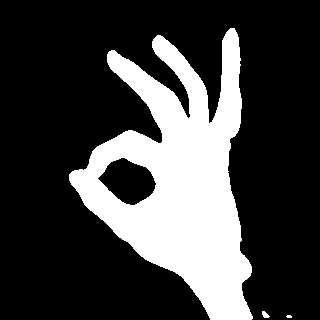
#> input picture images/okay/10.jpg, 320 x 320 px, given in place of the camera
$ python image.py
#> lines starting #> are read from the running program, lines starting #| are printed output that depends on the picture; after the words box and inside, x2 and y2 are one past the last pixel; in counts of white or black regions, pixels touching at a corner belong together
import cv2
import os
import sys

background = None
BG_WEIGHT = 0.5

cam = cv2.VideoCapture(0)

start = False
counter = 0
num_samples = 200
IMG_SAVE_PATH = 'test_img'

FRAME_WIDTH = 640
FRAME_HEIGHT = 480

region_top = 0
region_bottom = FRAME_HEIGHT * 2 // 3
region_left = FRAME_WIDTH // 2
region_right = FRAME_WIDTH

def get_region(img):
    # Separate the region of interest from the rest of the frame.
    region = img[region_top:region_bottom, region_left:region_right]
    # Make it grayscale so we can detect the edges more easily.
    region = cv2.cvtColor(region, cv2.COLOR_BGR2GRAY)
    # Use a Gaussian blur to prevent frame noise from being labeled as an edge.
    region = cv2.GaussianBlur(region, (5,5), 0)

    return region

def get_average(region):
    # We have to use the global keyword because we want to edit the global variable.
    global background
    # If we haven't captured the background yet, make the current region the background.
    if background is None:
        background = region.copy().astype("float")
        return
    # Otherwise, add this captured frame to the average of the backgrounds.
    cv2.accumulateWeighted(region, background, BG_WEIGHT)

def segment(image, threshold=25):
    global background
    # find the absolute difference between background and current frame
    diff = cv2.absdiff(background.astype("uint8"), image)

    # threshold the diff image so that we get the foreground
    thresholded = cv2.threshold(diff, threshold, 255, cv2.THRESH_BINARY)[1]

    # get the contours in the thresholded image
    (cnts, _) = cv2.findContours(thresholded.copy(), cv2.RETR_EXTERNAL, cv2.CHAIN_APPROX_SIMPLE)

    # return None, if no contours detected
    if len(cnts) == 0:
        return
    else:
        # based on contour area, get the maximum contour which is the hand
        segmented = max(cnts, key=cv2.contourArea)
        return (thresholded, segmented)

try:
    os.mkdir(IMG_SAVE_PATH)
except FileExistsError:
    pass

num_frames = 0

while True:
    ret, frame = cam.read()
#> frame is the input picture: shape (320, 320, 3); min 0, max 255, mean 64.1
    if not ret:
        print("failed to grab frame")
        break
    if counter == num_samples:
       break

    frame = cv2.flip(frame, 1)
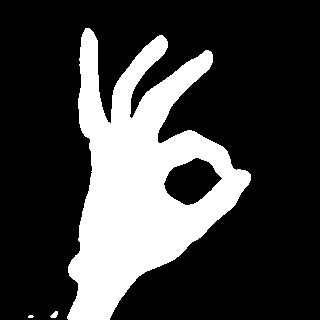
#> frame: shape (320, 320, 3); min 0, max 255, mean 64.1
    cv2.rectangle(frame, (region_left, region_top), (region_right, region_bottom), (0, 255, 0), 2)
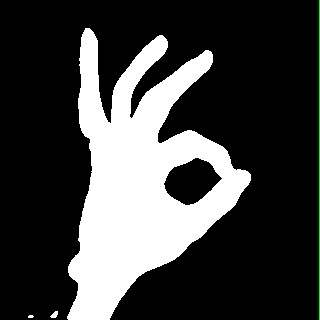
#> frame: shape (320, 320, 3); 0.31% of pixels changed, all inside (x1, y1, x2, y2) = (319, 0, 320, 320)

    k = cv2.waitKey(1)
#> (key q is pressed here)
    if k == ord('o'):
            name = 'okay'
            IMG_CLASS_PATH = os.path.join(IMG_SAVE_PATH, name)
            try:
                os.mkdir(IMG_CLASS_PATH)
            except FileExistsError:
                os.remove(IMG_CLASS_PATH)
                os.mkdir(IMG_CLASS_PATH)


    if k == ord('v'):
            name = 'v_sign'
            IMG_CLASS_PATH = os.path.join(IMG_SAVE_PATH, name)
            try:
                os.mkdir(IMG_CLASS_PATH)
            except FileExistsError:
                os.remove(IMG_CLASS_PATH)
                os.mkdir(IMG_CLASS_PATH)

    if k == ord('t'):
            name = 'thumb_up'
            IMG_CLASS_PATH = os.path.join(IMG_SAVE_PATH, name)
            try:
                os.mkdir(IMG_CLASS_PATH)
            except FileExistsError:
                os.remove(IMG_CLASS_PATH)
                os.mkdir(IMG_CLASS_PATH)

    roi = get_region(frame)
#> in get_region, `region = img[region_top:region_bottom, region_left:region_right]`: region = empty array
#> (the run stopped early here; a loop or call above may not have finished)

$ run again, on images/okay/101.jpg
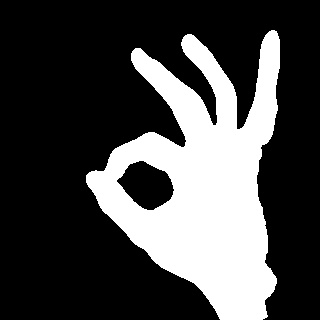
#> input picture images/okay/101.jpg, 320 x 320 px, given in place of the camera
#> frame is the input picture: shape (320, 320, 3); min 0, max 255, mean 71.3
#> `frame = cv2.flip(frame, 1)`:
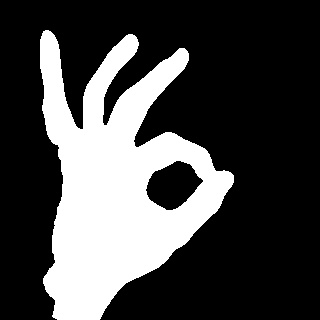
#> frame: shape (320, 320, 3); min 0, max 255, mean 71.3
#> `cv2.rectangle(frame, (region_left, region_top), (region_right, region_..`:
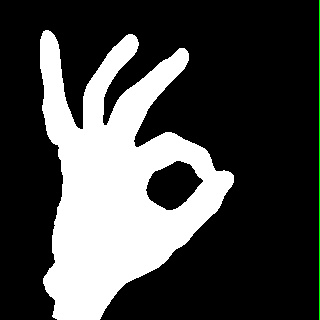
#> frame: shape (320, 320, 3); 0.31% of pixels changed, all inside (x1, y1, x2, y2) = (319, 0, 320, 320)
#> region = empty array

$ run again, on images/okay/104.jpg
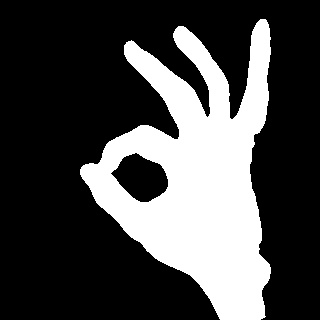
#> input picture images/okay/104.jpg, 320 x 320 px, given in place of the camera
#> frame is the input picture: shape (320, 320, 3); min 0, max 255, mean 71.8
#> `frame = cv2.flip(frame, 1)`:
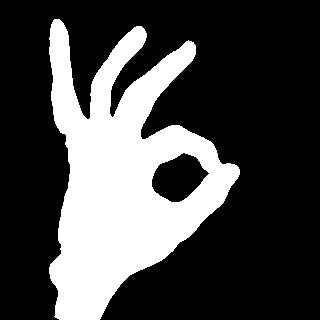
#> frame: shape (320, 320, 3); min 0, max 255, mean 71.8
#> `cv2.rectangle(frame, (region_left, region_top), (region_right, region_..`:
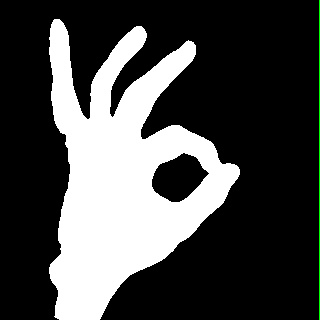
#> frame: shape (320, 320, 3); 0.31% of pixels changed, all inside (x1, y1, x2, y2) = (319, 0, 320, 320)
#> region = empty array
